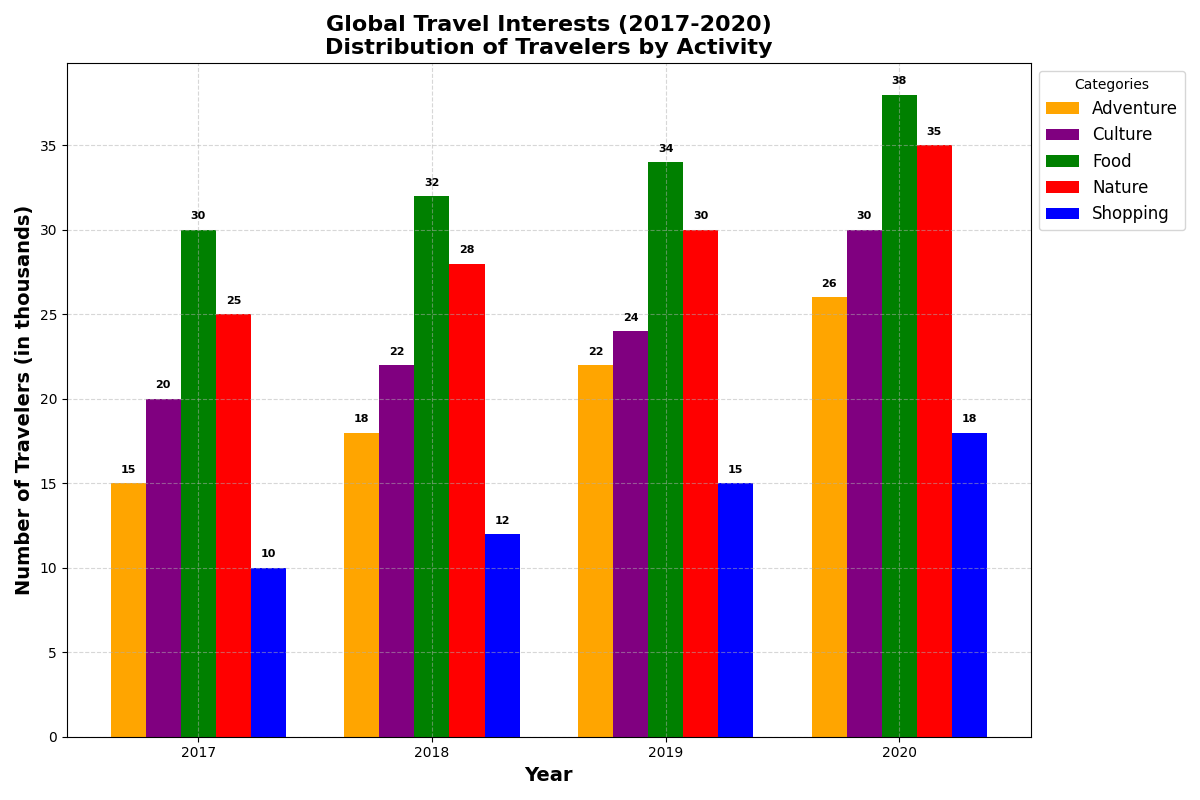

Generate this figure with Python:
import matplotlib.pyplot as plt
import numpy as np

years = ['2017', '2018', '2019', '2020']
categories = ['Adventure', 'Culture', 'Food', 'Nature', 'Shopping']

data = np.array([
    [15, 18, 22, 26],  # Adventure
    [20, 22, 24, 30],  # Culture
    [30, 32, 34, 38],  # Food
    [25, 28, 30, 35],  # Nature
    [10, 12, 15, 18],  # Shopping
])

# Manually defined color scheme, shuffled
colors = ['green', 'blue', 'red', 'orange', 'purple']
# Shuffled colors for categories
shuffled_colors = ['orange', 'purple', 'green', 'red', 'blue']

fig, ax = plt.subplots(figsize=(12, 8))

bar_width = 0.15
x = np.arange(len(years))

for i, category in enumerate(categories):
    ax.bar(x + i * bar_width, data[i], width=bar_width, label=category, color=shuffled_colors[i])

for i in range(len(years)):
    for j in range(len(categories)):
        plt.text(i + j * bar_width, data[j][i] + 0.5, str(data[j][i]), ha='center', va='bottom', fontsize=8, fontweight='bold')

ax.set_xlabel('Year', fontsize=14, fontweight='bold')
ax.set_ylabel('Number of Travelers (in thousands)', fontsize=14, fontweight='bold')
ax.set_title('Global Travel Interests (2017-2020)\nDistribution of Travelers by Activity', fontsize=16, fontweight='bold')
ax.set_xticks(x + 2 * bar_width)
ax.set_xticklabels(years)

ax.legend(title='Categories', loc='upper left', bbox_to_anchor=(1, 1), fontsize=12)
ax.grid(visible=True, linestyle='--', alpha=0.5)

plt.tight_layout()
plt.show()
